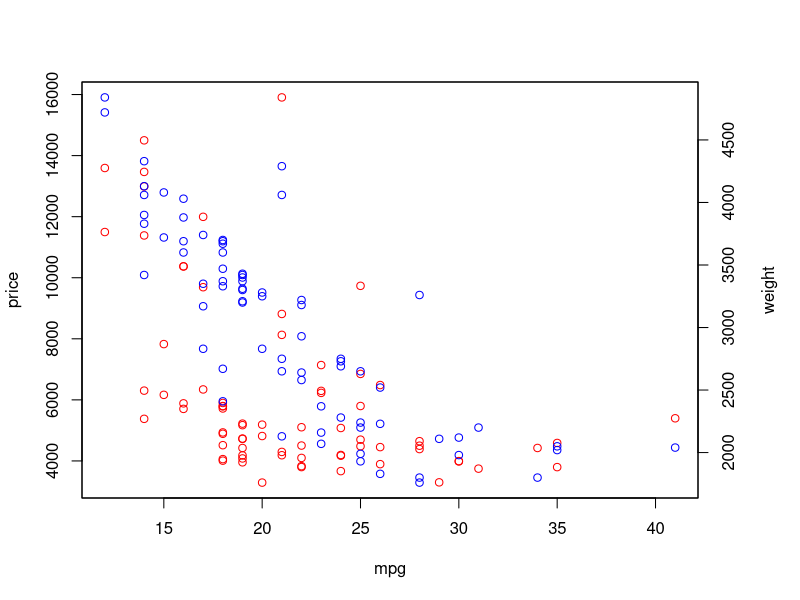

Reproduce this figure in R. (Note: this script raises an error after producing the figure.)
rm(list=ls())
require(foreign)
data <- read.csv("auto.csv", header=TRUE)
names(data) <- c("price", "mpg", "weight")

row.names(data)[1:5]
row.names(data) <- 3:76
row.names(data)[1:5]
row.names(data)[1:2]  <- c("myrow1","myrow2")
row.names(data)[1:5]

data$price[2] = NA
weirdmeans1 <- data.frame(Means=rowMeans(data))
weirdmeans2 <- data.frame(Means=rowMeans(data, na.rm=TRUE))
means.df <- cbind(head(weirdmeans1),head(weirdmeans2))

#png(filename="inserts/graph1.png",height=300,width=500)
par(mar=c(5.1,4.1,4.1,5.1)) # just so we can fit the label for the second y axis
plot(data$mpg,data$price,col="red",ylab="price",xlab="mpg")
par(new=TRUE)
plot(data$mpg,data$weight,col="blue",xaxt="n",yaxt="n",xlab="",ylab="")
axis(4)
mtext("weight",side=4,line=3)
#dev.off()

(A <- matrix(1:6, ncol=2))

(B <- matrix(1:6, ncol=3, byrow=TRUE))

A == t(B)

all(A == t(B))

dim(A)
dim(B)

B %*% A

B %*% t(A)

B * t(A)

A * 2

e <- matrix(1:3)
e <- c(1:3)

apply(A, 2, function(x) {x * e})

A[ , 1] * e
A[ , 2] * e

whoop <- function(x) {x * e}
apply(A, 2, whoop)

apply(data,2,function(x) {x*1})

I <- diag(5)

all(solve(I) == I)

install.packages("psych")
library(psych)
tr(I)

# inverting matrices
solve(A)
solve(I)

solve(cbind(A[1:2,1],A[1:2,1]))
      
matrix(1,)

ls()

rm(list = ls())
